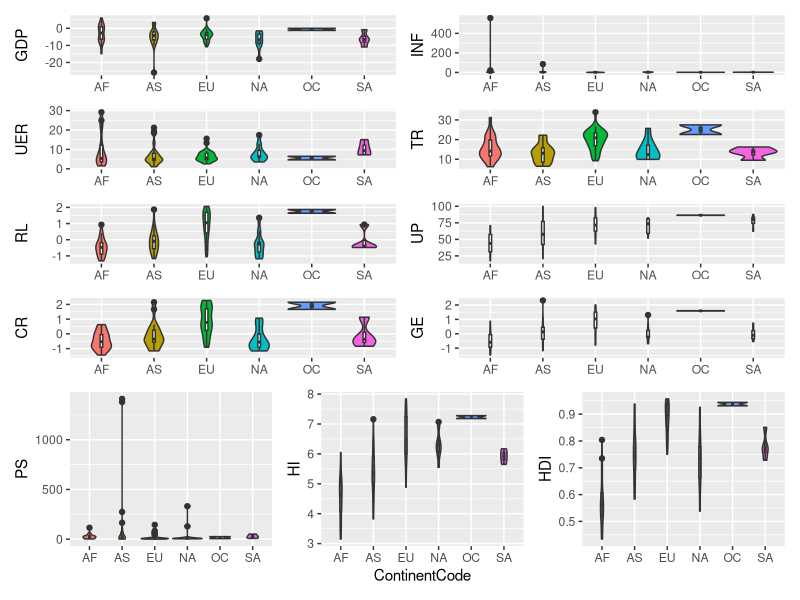
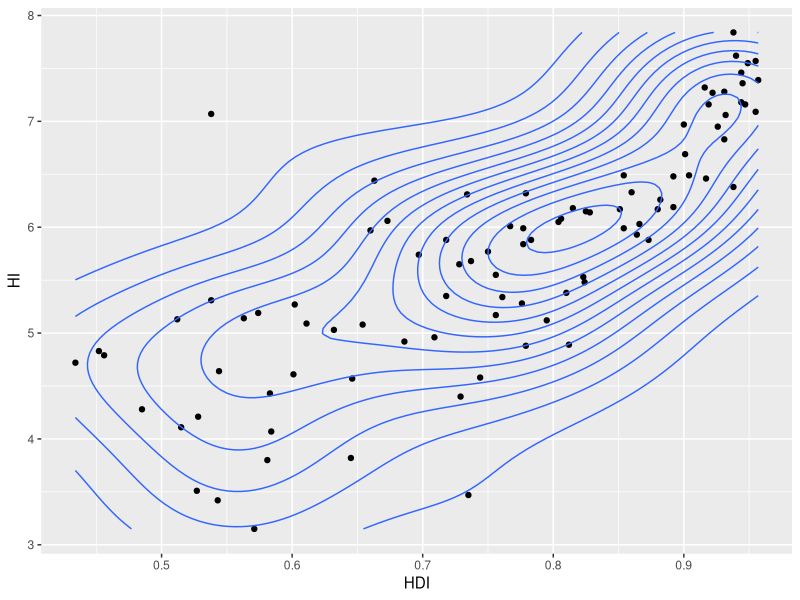
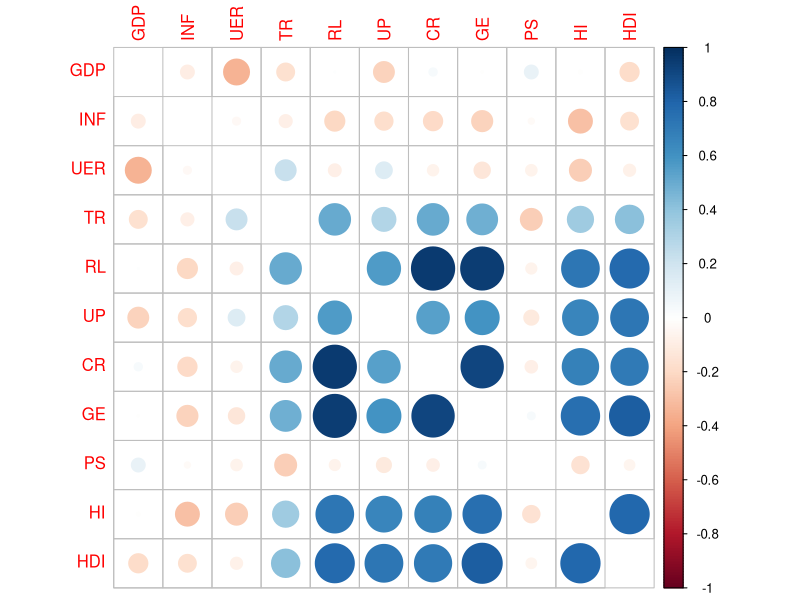
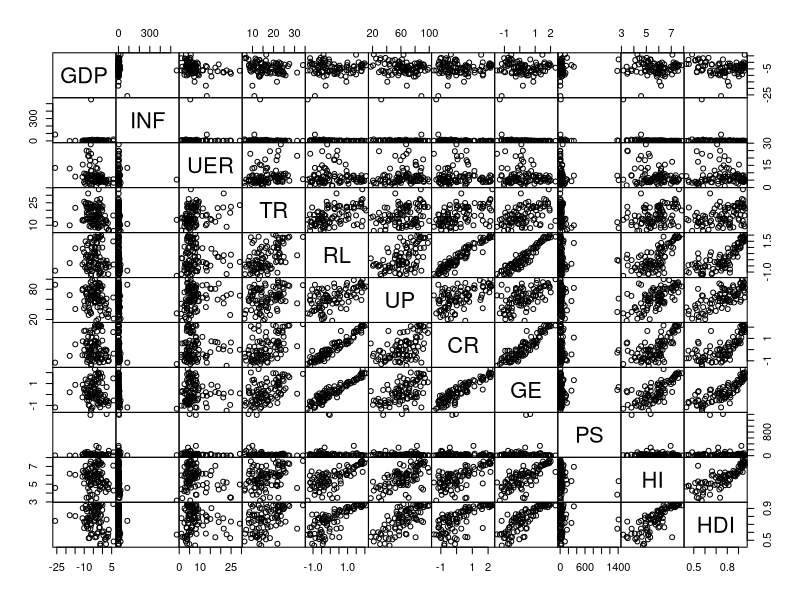

Write the R code that produced these figures, in order.
## ---- chunk 1
# packages loading
library(dplyr)
library(ggplot2)
library(vioplot)
library(patchwork)
library(corrplot)
## ---- chunk 2
# read data
data = read.csv("data_2020.csv") %>%
  select(-X)
## ---- chunk 3
# Data Description
summary(data)
## ---- chunk 4
data[is.na(data$ContinentCode),]$ContinentCode = "NA"
## ---- chunk 5
# single factor visualization
p1 = ggplot(data) + geom_violin(aes(x = ContinentCode, y = GDP,
                                    fill = ContinentCode)) + 
  geom_boxplot(aes(x = ContinentCode, y = GDP), width = 0.05) +
  guides(fill = "none") + xlab(NULL)
p2 = ggplot(data) + geom_violin(aes(x = ContinentCode, y = INF,
                                    fill = ContinentCode)) + 
  geom_boxplot(aes(x = ContinentCode, y = INF), width = 0.05) +
  guides(fill = "none") + xlab(NULL)
p3 = ggplot(data) + geom_violin(aes(x = ContinentCode, y = UER,
                                    fill = ContinentCode)) + 
  geom_boxplot(aes(x = ContinentCode, y = UER), width = 0.05) +
  guides(fill = "none") + xlab(NULL)
p4 = ggplot(data) + geom_violin(aes(x = ContinentCode, y = TR,
                                    fill = ContinentCode)) + 
  geom_boxplot(aes(x = ContinentCode, y = TR), width = 0.05) +
  guides(fill = "none") + xlab(NULL)
p5 = ggplot(data) + geom_violin(aes(x = ContinentCode, y = RL,
                                    fill = ContinentCode)) + 
  geom_boxplot(aes(x = ContinentCode, y = RL), width = 0.05) +
  guides(fill = "none") + xlab(NULL)
p6 = ggplot(data) + geom_violin(aes(x = ContinentCode, y = UP,
                                    fill = ContinentCode)) + 
  geom_boxplot(aes(x = ContinentCode, y = UP), width = 0.05) +
  guides(fill = "none") + xlab(NULL)
p7 = ggplot(data) + geom_violin(aes(x = ContinentCode, y = CR,
                                    fill = ContinentCode)) + 
  geom_boxplot(aes(x = ContinentCode, y = CR), width = 0.05) +
  guides(fill = "none") + xlab(NULL)
p8 = ggplot(data) + geom_violin(aes(x = ContinentCode, y = GE,
                                    fill = ContinentCode)) + 
  geom_boxplot(aes(x = ContinentCode, y = GE), width = 0.05) +
  guides(fill = "none") + xlab(NULL)
p9 = ggplot(data) + geom_violin(aes(x = ContinentCode, y = PS,
                                    fill = ContinentCode)) + 
  geom_boxplot(aes(x = ContinentCode, y = PS), width = 0.05) +
  guides(fill = "none") + xlab(NULL)
p10 = ggplot(data) + geom_violin(aes(x = ContinentCode, y = HI,
                                    fill = ContinentCode)) + 
  geom_boxplot(aes(x = ContinentCode, y = HI), width = 0.05) +
  guides(fill = "none") 
p11 = ggplot(data) + geom_violin(aes(x = ContinentCode, y = HDI,
                                    fill = ContinentCode)) + 
  geom_boxplot(aes(x = ContinentCode, y = HDI), width = 0.05) +
  guides(fill = "none") + xlab(NULL)
## ---- chunk 6
# violin plots
p_v = (p1 + p2 + p3 + p4) / (p5 + p6 + p7 + p8) / (p9 + p10 + p11)
## ---- chunk 7
p_v
#ggsave("violin_plots.png", p_v)
## ---- chunk 8
rm(p1);rm(p2);rm(p3);rm(p4);rm(p5);rm(p6);rm(p7);rm(p8);rm(p9);rm(p10);rm(p11)
## ---- chunk 9
# Two variables, how's happiness index and human development index related
p_c = ggplot(data, aes(x = HDI, y = HI)) + geom_point() + stat_density2d() 
## ---- chunk 10
p_c
#ggsave("countour_plot.png", p_c)
## ---- chunk 11
# Multiple variables
# correlation matrix
cormatrix=cor(data[,4:14])
#png("correlation.png", width = 800, height = 800)
corrplot(cormatrix, diag = F)
## ---- chunk 12
# scatter matrix
#png("cor_matrix.png", width = 800, height = 800)
pairs(data[,4:14], gap = 0)
